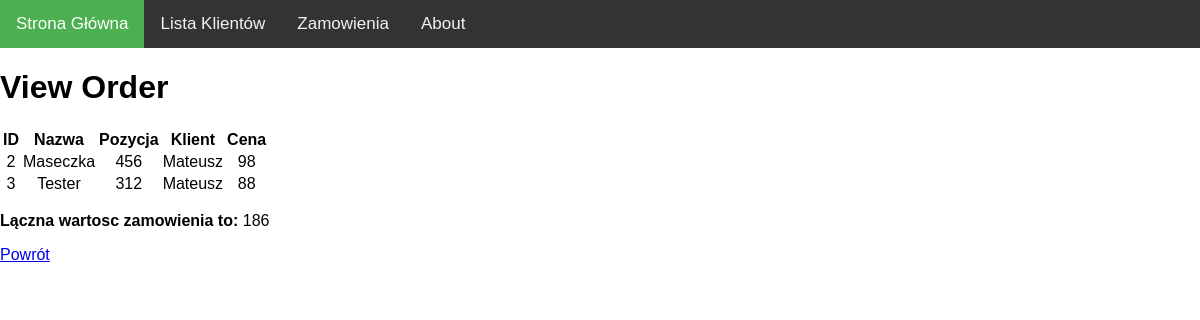
The page /2/ on the database as committed earlier.
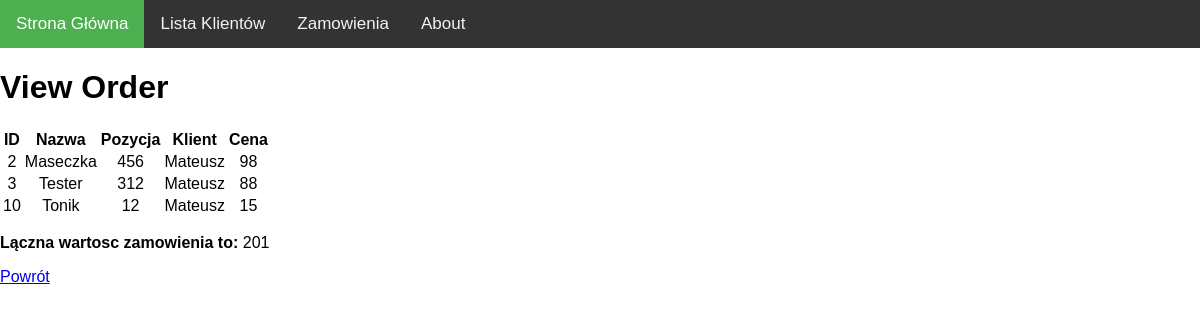
The same page on the database as committed later.
### zamowienia/models.py (models this page shows, shortened)
class Order(models.Model):
    Order_Id = models.ForeignKey(OrderId, on_delete=models.CASCADE)
    Item_Name = models.CharField(max_length=200)
    Catalog_Id = models.IntegerField(default=0)
    Client_Name = models.ForeignKey(Client, on_delete=models.CASCADE)
    Item_Cost = models.IntegerField(default=0)

class Client(models.Model):
    Name = models.CharField(max_length=200)
    def __str__(self):
        return self.Name

### zamowienia/views.py (the view)
# urls.py: path('<int:Order_Id>/', views.detail, name='detail'),
def detail(request, Order_Id):
    items = Order.objects.filter(Order_Id__OrderId=Order_Id)
    suma = Order.objects.values('Order_Id').filter(Order_Id__OrderId=Order_Id).annotate(Sum('Item_Cost'))
    return render(request, 'zamowienia/detail.html', {'items': items, 'suma': suma[0]})

### zamowienia/templates/zamowienia/detail.html
{% extends 'zamowienia/base.html' %}
{% block content %}
<h1>View Order</h1>
<table>
    <thead>
    <th>ID</th>
    <th>Nazwa</th>
    <th>Pozycja</th>
    <th>Klient</th>
    <th>Cena</th>
    </thead>
    <tbody>
{% for item in items %}
    <tr>
    <td>{{ item.id }}</td>
    <td>{{ item.Item_Name }}</td>
    <td>{{ item.Catalog_Id }}</td>
    <td>{{ item.Client_Name }}</td>
    <td>{{ item.Item_Cost }}</td>
    </tr>
{% endfor %}
    </tbody>
</table>
<p><strong>Lączna wartosc zamowienia to: </strong>{{ suma.Item_Cost__sum }}</p>
<a href="#" onclick="history.go(-1)">Powrót</a>
{% endblock %}

### zamowienia/templates/zamowienia/base.html (shortened to what this page needs)
<html lang="pl">
<head>
    {% load static %}
<link rel="stylesheet" type="text/css" href="{% static 'zamowienia/style.css' %}">
</head>
<body>
<div class="topnav">
  <a class="active" href="{% url 'index' %}">Strona Główna</a>
  <a href="{% url 'clients' %}">Lista Klientów</a>
  <a href="{% url 'orders' %}">Zamowienia</a>
  <a href="#about">About</a>
</div>
{% block content %}
{% endblock %}
</body>
</html>

### zamowienia/static/zamowienia/style.css (style rules this page uses)
body { margin: 0; font-family: Arial, Helvetica, sans-serif; }
.topnav { overflow: hidden; background-color: #333; }
.topnav a { float: left; color: #f2f2f2; text-align: center; padding: 14px 16px; text-decoration: none; font-size: 17px; }
.topnav a.active { background-color: #4CAF50; color: white; }
th, td, tr { text-align: center; }

Rows that differ between the two databases and show on the page:
added Order: id "10", Item_Name "Tonik", Catalog_Id "12", Client_Name "Mateusz", Item_Cost "15"
Other text that changed with them:
{{ suma.Item_Cost__sum }}: "186" → "201"
